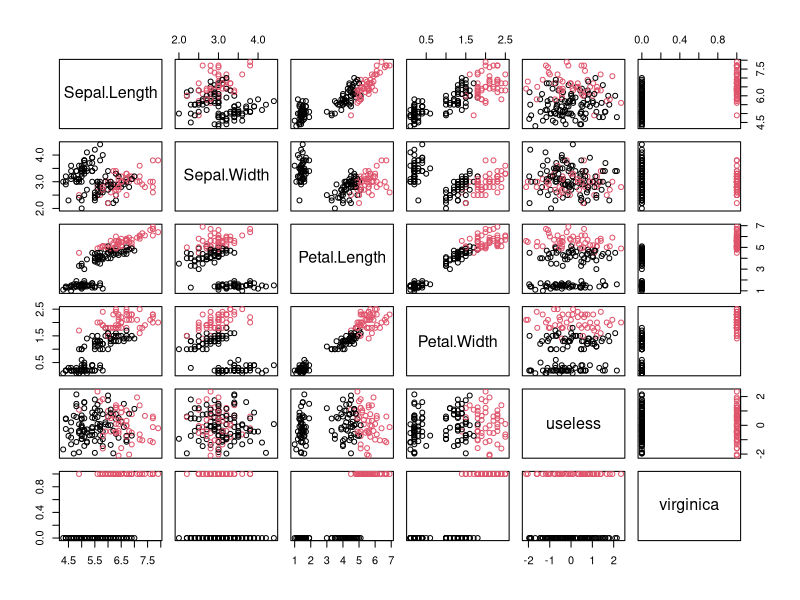
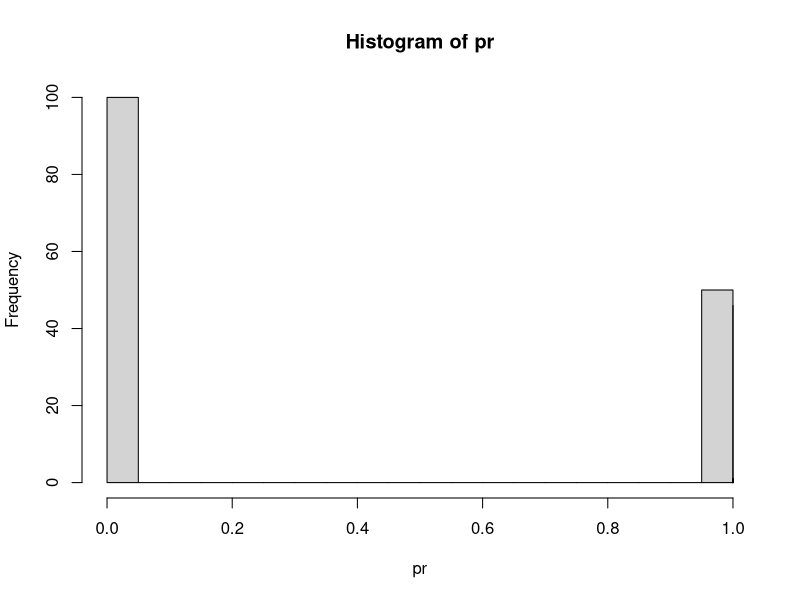

Recreate these plots in R, in order.
#' ---
#' title: "Introduction to Logistic Regression with R"
#' author: "Michael Hahsler"
#' output:
#'  html_document:
#'    toc: true
#' ---

#' Additional material for the course "Introdction to Data Mining"
#'
#' ![CC](https://i.creativecommons.org/l/by/4.0/88x31.png)
#' This work is licensed under the
#' [Creative Commons Attribution 4.0 International License](http://creativecommons.org/licenses/by/4.0/). For questions please contact
#' [Michael Hahsler](http://michael.hahsler.net).
#'

#' # Introduction
#' Logistic regression is a probabilistic statistical classification
#' model to predict a binary outcome (a probability) given a set of features
#'
#'$$logit(p) = ln(\frac{p}{1-p}) = \beta_0 + \beta_1 x_1 + \beta_2 x_2 + ...$$
#'
#' Logistic regression can be thought of as a linear regression with the
#' log odds ratio as the dependent variable
#'
#' Load and shuffle data. We also add a useless variable to see if the logistic regression removes it.
data(iris)
x <- iris[sample(1:nrow(iris)),]
x <- cbind(x, useless = rnorm(nrow(x)))

#' Make Species into a binary classification problem so we will
#' classify if a flower is of species Virginica
x$virginica <- x$Species == "virginica"
x$Species <- NULL
plot(x, col=x$virginica+1)

#' # Create a Logistic Regression Model
model <- glm(virginica ~ .,
             family = binomial(logit), data=x)
#' Warning: glm.fit: fitted probabilities numerically 0 or 1 occurred means that the data is possibly linearely separable

model

#' Check which features are significant?
summary(model)
#' AIC can be used for model selection
#'
#' # Do Stepwise Variable Selection
model2 <- step(model, data = x)
summary(model2)

#' # Calculate Response
#' **Note:** we do here in-sample testing on the data we learned the data
#' from. To get a generalization error estimate you should use a test set or
#' cross-validation!
pr <- predict(model2, x, type="response")
round(pr, 2)
hist(pr, breaks=20)
hist(pr[x$virginica==TRUE], col="red", breaks=20, add=TRUE)

#' # Check Classification Performance
table(actual=x$virginica, predicted=pr>.5)